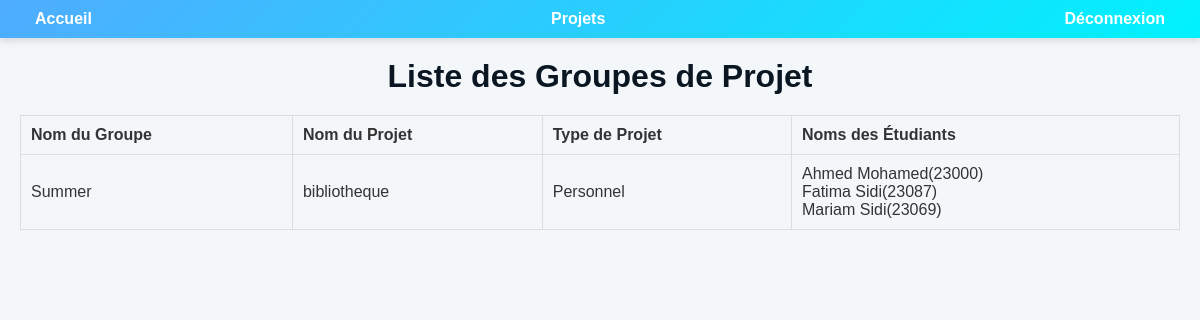
The app's page /groups/ with its own data.
### projects/models.py (models this page shows, shortened)
class Group(models.Model):
    name = models.CharField(max_length=255)  # Nom du groupe
    project_name = models.CharField(max_length=255)  # Nom du projet
    project_type = models.CharField(
        max_length=20,
        choices=[('SupNum', 'SupNum'), ('Personnel', 'Personnel')],
        default='SupNum',
    )  # Type de projet
    student_names = models.TextField(
        help_text="Entrez les noms des étudiants séparés par des virgules"
    )  # Noms des étudiants (séparés par des virgules)
    def student_list(self):
        return [name.strip() for name in self.student_names.split(",") if name.strip()]

### projects/views.py (the view)
# urls.py: path('groups/', views.group_list, name='group_list'),
@never_cache
def group_list(request):
    groups = Group.objects.all()
    return render(request, 'group_list.html', {'groups': groups})

### projects/templates/group_list.html (shortened to what this page needs)
<!DOCTYPE html>
<html lang="en">
<head>
</head>
<body>
    {% extends "base.html" %}
{% block content %}
<h1>Liste des Groupes de Projet</h1>
<div class="project-list">
    <table class="project-table">
        <thead>
            <tr>
                <th>Nom du Groupe</th>
                <th>Nom du Projet</th>
                <th>Type de Projet</th>
                <th>Noms des Étudiants</th>
            </tr>
        </thead>
        <tbody>
            {% for group in groups %}
            <tr>
                <td>{{ group.name }}</td>
                <td>{{ group.project_name }}</td>
                <td>{{ group.project_type }}</td>
                <td>
                    {% for student in group.student_list %}
                        {{ student }}<br>
                    {% endfor %}
                </td>
            </tr>
            {% empty %}
            <tr>
                <td colspan="4">Aucun groupe disponible.</td>
            </tr>
            {% endfor %}
        </tbody>
    </table>
</div>
{% endblock %}

### projects/templates/base.html (style rules this page uses)
body { font-family: Arial, sans-serif; margin: 0; padding: 0; color: #333; }

### projects/templates/group_list.html (style rules this page uses)
body { font-family: Arial, sans-serif; margin: 0; padding: 0; background: #f4f7fa; color: #333; }
h1 { text-align: center; color: #0a1723; margin: 20px 0; }
.project-list { margin: 20px; }
.project-table { width: 100%; border-collapse: collapse; margin-top: 20px; }
.project-table th, .project-table td { padding: 10px; text-align: left; border: 1px solid #ddd; }
.project-table th { background-color: #f4f7fa; }

### records on screen
Group: name "Summer", project_name "bibliotheque", project_type "Personnel", student_list "Ahmed Mohamed(23000)" "Fatima Sidi(23087)" "Mariam Sidi(23069)"
